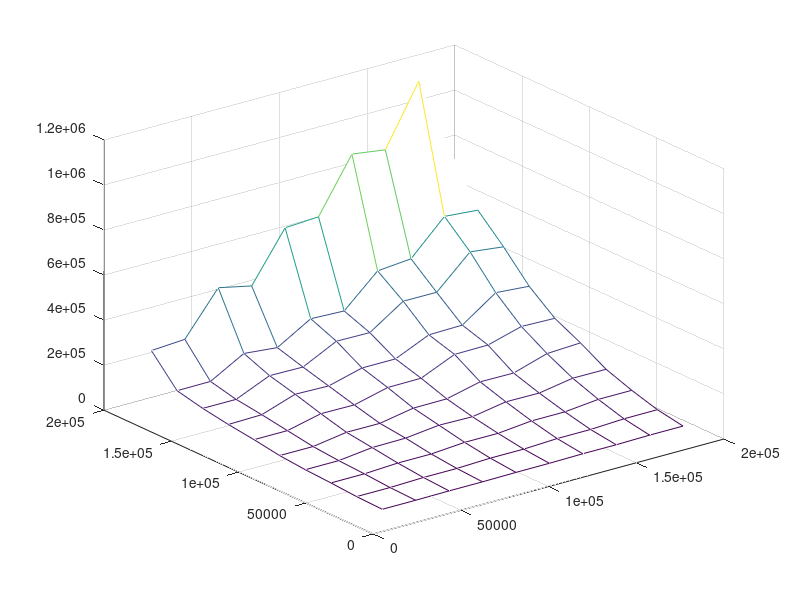

Source code (MATLAB):
xx = [193647,174592,155537,136482,117427,98372,79317,60262,41207,22152,;193648,174593,155538,136483,117428,98373,79318,60263,41208,22153,;193649,174594,155539,136484,117429,98374,79319,60264,41209,22154,;193650,174595,155540,136485,117430,98375,79320,60265,41210,22155,;193651,174596,155541,136486,117431,98376,79321,60266,41211,22156,;193652,174597,155542,136487,117432,98377,79322,60267,41212,22157,;193653,174598,155543,136488,117433,98378,79323,60268,41213,22158,;193654,174599,155544,136489,117434,98379,79324,60269,41214,22159,;193655,174600,155545,136490,117435,98380,79325,60270,41215,22160,;193656,174601,155546,136491,117436,98381,79326,60271,41216,22161,;]
yy = [193657,193656,193655,193654,193653,193652,193651,193650,193649,193648,;174602,174601,174600,174599,174598,174597,174596,174595,174594,174593,;155547,155546,155545,155544,155543,155542,155541,155540,155539,155538,;136492,136491,136490,136489,136488,136487,136486,136485,136484,136483,;117437,117436,117435,117434,117433,117432,117431,117430,117429,117428,;98382,98381,98380,98379,98378,98377,98376,98375,98374,98373,;79327,79326,79325,79324,79323,79322,79321,79320,79319,79318,;60272,60271,60270,60269,60268,60267,60266,60265,60264,60263,;41217,41216,41215,41214,41213,41212,41211,41210,41209,41208,;22162,22161,22160,22159,22158,22157,22156,22155,22154,22153,;]
zz = [544846,1.11001e+06,845828,867143,628724,619898,402093,434313,245277,235641,;549839,562285,414272,400666,262964,268580,180542,194813,110737,109859,;439442,457282,317838,318555,219130,221143,146648,148613,83461.1,83703.1,;316664,328310,224489,221513,154755,154761,114994,118560,67812.7,64585.1,;226670,230502,188450,186905,121463,120260,83251.2,84432.5,49414.7,49491,;169944,162653,116282,117654,82133.1,81128.5,53786.3,54138.4,31148.6,31279.4,;105108,105602,79932,81096.1,55074.7,57696.6,40480.2,38685,20978.3,20791,;63961.9,64045,48803.4,48711.5,33766.2,33896.3,22426.2,22383.2,14633.3,14525.5,;30322.7,30112.4,22864.8,22682.8,15988,16170.1,10550,10589.5,6180.87,6151.82,;9980.26,9960.9,7400.65,7593.65,5439.18,5197.53,3495.41,3462.62,2060.53,2078.22,;]
mesh(xx,yy,zz)